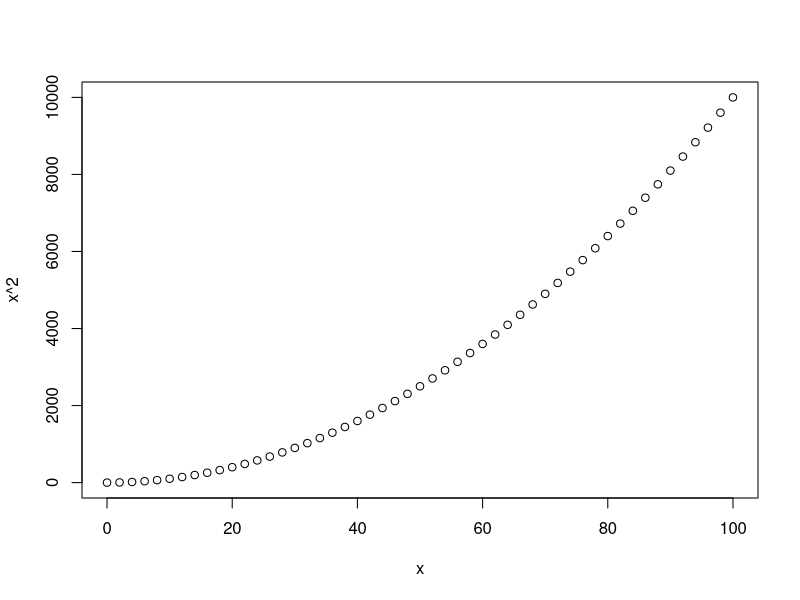

Here is the R script that generated this plot:
## ---- chunk 1
# You can comment here
x <- seq(from = 0, to = 100, by = 2)
x
## ---- chunk 2
plot(x, x^2)
